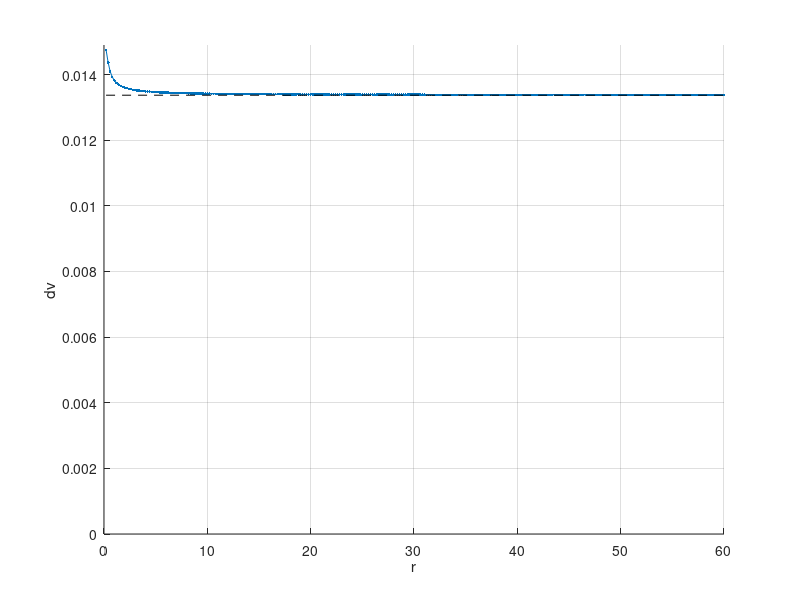
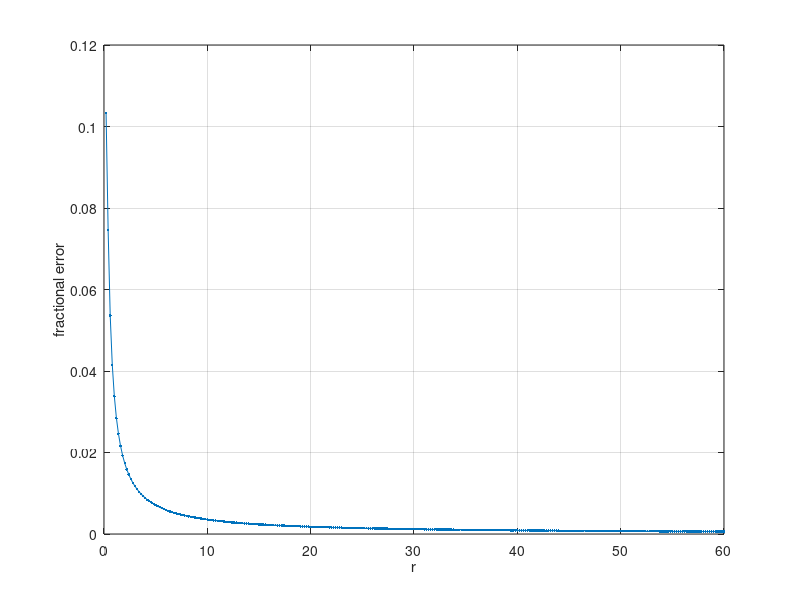

The MATLAB source for these figures, in order:
% looking at the effect of the center of rotation of the ROV differing from
% the radial center of the ADCP beams on observed along-beam velocities

clear;

% rotation rate
f = 10; % deg/s
w = 2*pi*f/360; % rad/s

% distance between beam-center and center of rotation
d = .2; % m

% distance from center of rotation
r = 0.2:.2:60; % m

% beam angle
theta = 25; % deg

% calculate (just a bunch of trig)
sindphi = d.*sind(theta)./sqrt(r.^2+(r-d).^2*tand(theta)^2);
dv = w*r.*sindphi;
dv_limit = w*d*sind(theta)*cosd(theta);

fprintf('Rotation rate: %.2f deg/s\n',f);
fprintf('Largest velocity correction: %.4f m/s\n',max(dv));

% plot
figure(201); clf; hold on;
plot(r,dv,'.-');
plot(r([1 end]),r([1 end])*0+dv_limit,'k--');
xlabel('r');
ylabel('dv');
grid;
ylim([0 1.01*max(dv)]);

figure(202); clf;
plot(r,(dv-dv_limit)/dv_limit,'.-');
xlabel('r')
ylabel('fractional error');
grid;


